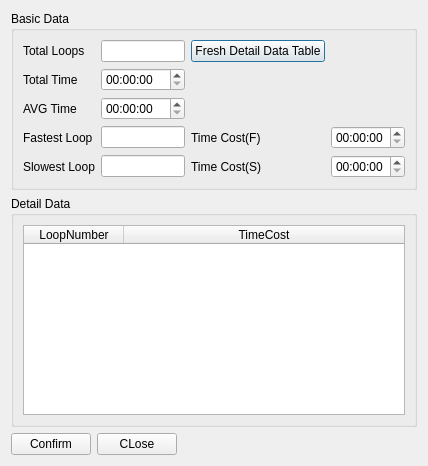
<?xml version="1.0" encoding="UTF-8"?>
<ui version="4.0">
 <class>Dialog_addRecord</class>
 <widget class="QDialog" name="Dialog_addRecord">
  <property name="geometry">
   <rect>
    <x>0</x>
    <y>0</y>
    <width>428</width>
    <height>466</height>
   </rect>
  </property>
  <property name="windowTitle">
   <string>Add records</string>
  </property>
  <property name="windowIcon">
   <iconset resource="resources.qrc">
    <normaloff>:/picture/pic/add.png</normaloff>:/picture/pic/add.png</iconset>
  </property>
  <layout class="QVBoxLayout" name="verticalLayout_3">
   <item>
    <widget class="QGroupBox" name="groupBox">
     <property name="title">
      <string>Basic Data</string>
     </property>
     <layout class="QVBoxLayout" name="verticalLayout">
      <item>
       <layout class="QGridLayout" name="gridLayout">
        <item row="4" column="0">
         <widget class="QLabel" name="label_5">
          <property name="text">
           <string>Slowest Loop</string>
          </property>
         </widget>
        </item>
        <item row="4" column="2">
         <widget class="QLabel" name="label_7">
          <property name="text">
           <string>Time Cost(S)</string>
          </property>
         </widget>
        </item>
        <item row="4" column="1">
         <widget class="QLineEdit" name="lineEdit_5"/>
        </item>
        <item row="4" column="3">
         <widget class="QTimeEdit" name="timeEdit_4"/>
        </item>
        <item row="3" column="0">
         <widget class="QLabel" name="label_4">
          <property name="text">
           <string>Fastest Loop</string>
          </property>
         </widget>
        </item>
        <item row="0" column="0">
         <widget class="QLabel" name="label">
          <property name="text">
           <string>Total Loops</string>
          </property>
         </widget>
        </item>
        <item row="0" column="1">
         <widget class="QLineEdit" name="lineEdit"/>
        </item>
        <item row="3" column="3">
         <widget class="QTimeEdit" name="timeEdit_3"/>
        </item>
        <item row="2" column="0">
         <widget class="QLabel" name="label_3">
          <property name="text">
           <string>AVG Time</string>
          </property>
         </widget>
        </item>
        <item row="2" column="1">
         <widget class="QTimeEdit" name="timeEdit_2"/>
        </item>
        <item row="1" column="1">
         <widget class="QTimeEdit" name="timeEdit"/>
        </item>
        <item row="1" column="0">
         <widget class="QLabel" name="label_2">
          <property name="text">
           <string>Total Time</string>
          </property>
         </widget>
        </item>
        <item row="3" column="2">
         <widget class="QLabel" name="label_6">
          <property name="text">
           <string>Time Cost(F)</string>
          </property>
         </widget>
        </item>
        <item row="3" column="1">
         <widget class="QLineEdit" name="lineEdit_4"/>
        </item>
        <item row="0" column="2">
         <widget class="QPushButton" name="pushButton">
          <property name="text">
           <string>Fresh Detail Data Table</string>
          </property>
         </widget>
        </item>
       </layout>
      </item>
     </layout>
    </widget>
   </item>
   <item>
    <widget class="QGroupBox" name="groupBox_2">
     <property name="title">
      <string>Detail Data</string>
     </property>
     <layout class="QVBoxLayout" name="verticalLayout_2">
      <item>
       <widget class="QTableWidget" name="tableWidget">
        <property name="alternatingRowColors">
         <bool>true</bool>
        </property>
        <property name="selectionMode">
         <enum>QAbstractItemView::SingleSelection</enum>
        </property>
        <property name="selectionBehavior">
         <enum>QAbstractItemView::SelectRows</enum>
        </property>
        <attribute name="horizontalHeaderStretchLastSection">
         <bool>true</bool>
        </attribute>
        <attribute name="verticalHeaderVisible">
         <bool>false</bool>
        </attribute>
        <column>
         <property name="text">
          <string>LoopNumber</string>
         </property>
        </column>
        <column>
         <property name="text">
          <string>TimeCost</string>
         </property>
        </column>
       </widget>
      </item>
     </layout>
    </widget>
   </item>
   <item>
    <layout class="QHBoxLayout" name="horizontalLayout">
     <item>
      <widget class="QPushButton" name="pushButton_2">
       <property name="text">
        <string>Confirm</string>
       </property>
      </widget>
     </item>
     <item>
      <widget class="QPushButton" name="pushButton_3">
       <property name="text">
        <string>CLose</string>
       </property>
      </widget>
     </item>
     <item>
      <spacer name="horizontalSpacer_2">
       <property name="orientation">
        <enum>Qt::Horizontal</enum>
       </property>
       <property name="sizeHint" stdset="0">
        <size>
         <width>40</width>
         <height>20</height>
        </size>
       </property>
      </spacer>
     </item>
    </layout>
   </item>
  </layout>
 </widget>
 <resources>
  <include location="resources.qrc"/>
 </resources>
 <connections/>
</ui>
